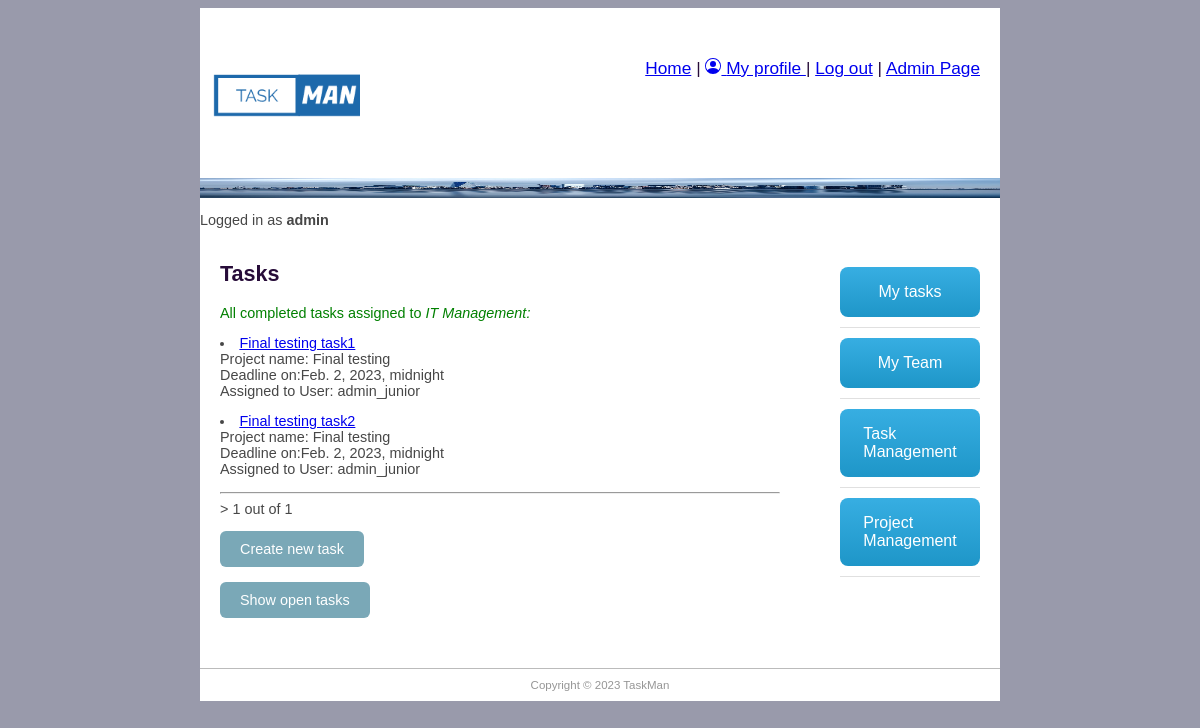
The page /taskman/alltasksc/ (signed in) on the database as committed earlier.
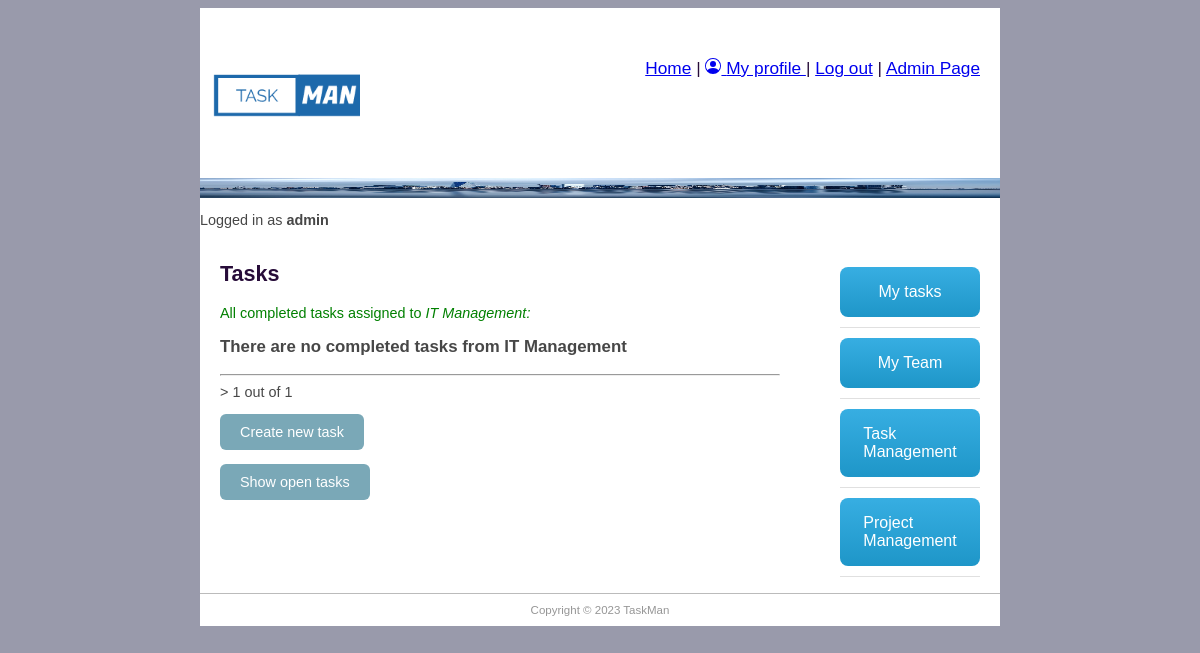
The same page on the database as committed later.
### taskman/models.py (models this page shows, shortened)
class TaskInstance(models.Model):
    project_id = models.ForeignKey('Project', help_text='Assign to a task', on_delete=models.SET_NULL, null=True, blank=True)
    job_title = models.CharField('Task title', max_length=200, help_text='Enter Task role', null=True, blank=True)
    description = models.TextField('Description', max_length=2000, help_text='Enter task description', null=True, blank=True)
    enddate = models.DateTimeField('Requested finish date', null=True, blank=True)
    completed_on = models.BooleanField('Completed', default=False)
    assign_employees = models.ForeignKey(Employee, help_text='Select employees to task', on_delete=models.CASCADE)

class Project(models.Model):
    title = models.CharField('Project title', max_length=100, help_text='Enter project title')
    description = models.TextField('Description', max_length=2000, help_text='Enter project description')
    group_id = models.ForeignKey(Group, help_text='Assign to a team', blank=True, on_delete=models.SET_NULL, null=True)
    employee_req = models.IntegerField('Number of employees expected. Min:1', default=0, validators=[MinValueValidator(1)])
    enddate = models.DateTimeField('Requested finish date', null=True, blank=True)
    created_on = models.DateTimeField(editable=False, auto_now_add=True)
    updated_on = models.DateTimeField(editable=False, auto_now_add=True)
    completed_on = models.BooleanField('Completed', default=False)

class Employee(models.Model):
    user = models.OneToOneField(User, on_delete=models.CASCADE)
    group_id = models.ForeignKey(Group, help_text='Assign to a team', on_delete=models.SET_NULL, null=True, blank=True)
    photo = models.ImageField(default='default.png', upload_to='profile_pics')
    team_role = models.ForeignKey(TeamRole, help_text='Assign a position', on_delete=models.SET_NULL, null=True, blank=True)
    task_number = models.IntegerField('Number of tasks assigned', default=0)

### taskman/views.py (the view)
# urls.py: path('alltasksc/', views.AllTaskCListView.as_view(), name='all_tasks_c'),
class AllTaskCListView(LoginRequiredMixin, generic.ListView):
    model = TaskInstance
    paginate_by = 5
    template_name = 'all_tasks_completed.html'
    def get_context_data(self, **kwargs):
        context = super().get_context_data(**kwargs)
        current_employee = Employee.objects.get(user=self.request.user)
        context['current_employee'] = current_employee
        return context
    def get_queryset(self):
        current_employee = Employee.objects.get(user=self.request.user)
        task_list = TaskInstance.objects.filter(project_id__group_id__id=current_employee.group_id.id) \
            .filter(completed_on=True)
        return task_list

### taskman/templates/all_tasks_completed.html (shortened to what this page needs)
{% extends "base.html" %}
{% block content %}
<h1>Tasks</h1>
<p style="color:green">All completed tasks assigned to <em>{{current_employee.group_id}}:</em> </p>
{% for tasks_obj in taskinstance_list %}
<li> <a href="{% url 'task-detail' tasks_obj.id %}">{{tasks_obj.job_title}}</a> <br>Project name: {{tasks_obj.project_id.title}}
    <br> Deadline on:{{tasks_obj.enddate}} <br>Assigned to User: {{tasks_obj.assign_employees.user.username}}</li>
{% endfor %}
{% if taskinstance_list.count == 0 %}
<h3>There are no completed tasks from {{current_employee.group_id}}</h3>
{% endif %}
<hr>
<div class="pagination"><span class="step-links">>
        <span class="current">
            {{ page_obj.number }} out of {{ page_obj.paginator.num_pages }}</span>
    </span></div>
<a class="button-cool" href="{% url 'task-new' %}">Create new task</a>
<a class="button-cool" href="{% url 'all_tasks' %}">Show open tasks</a>
{% endblock %}

Rows that differ between the two databases and show on the page:
removed TaskInstance: job_title "Final testing task1", project_id "Final testing", enddate "Feb. 2, 2023, midnight", assign_employees.user.username "admin_junior"
removed TaskInstance: job_title "Final testing task2", project_id "Final testing", enddate "Feb. 2, 2023, midnight", assign_employees.user.username "admin_junior"
changed Employee "IT Management": group_id (not shown) → "IT Management"
Other text that changed with them:
text now shown: "There are no completed tasks from"
